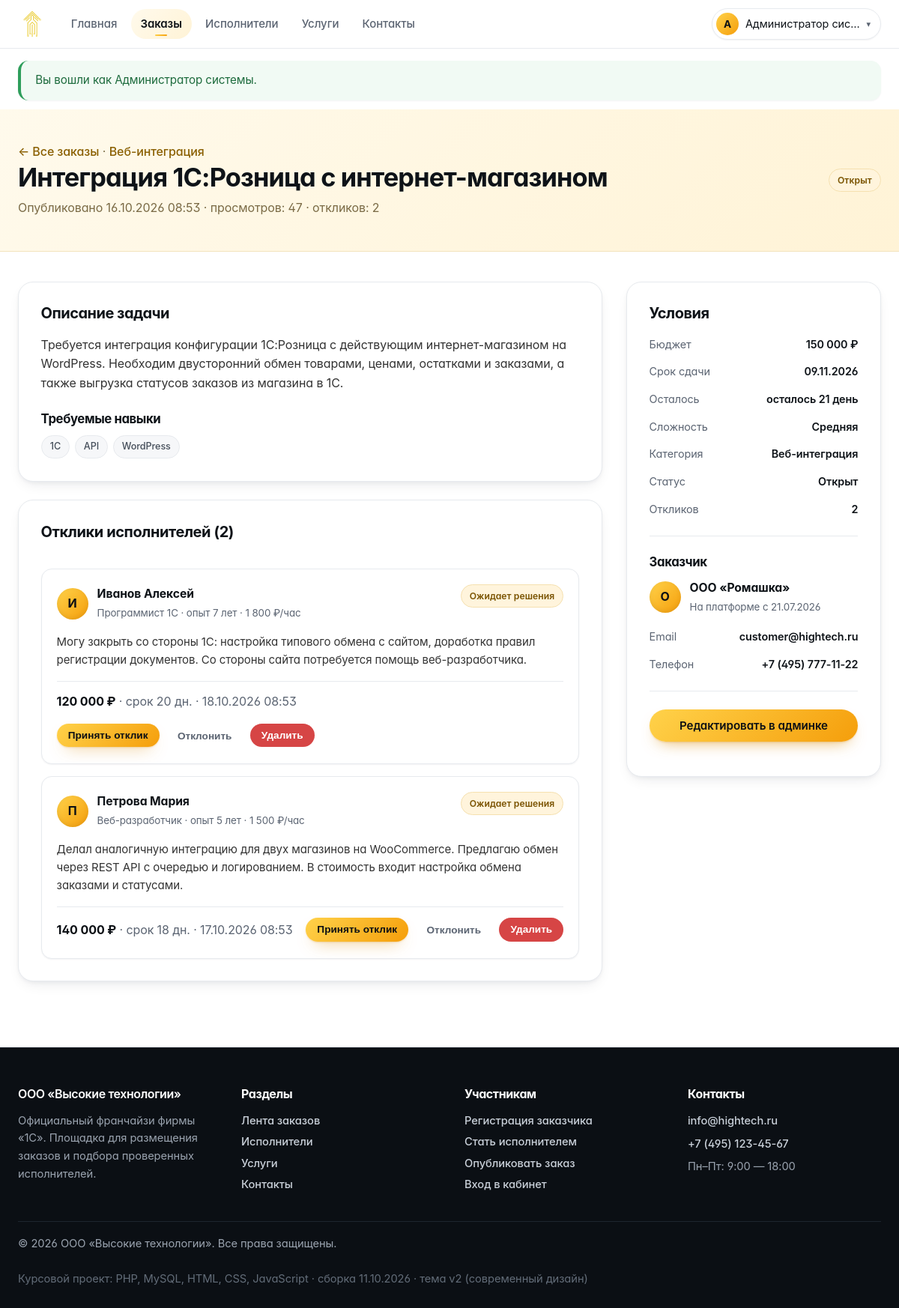
The app's page /order.php?id=1 (signed in) with its own data.
### tables this page shows
CREATE TABLE `users` (
    `id`             INT UNSIGNED NOT NULL AUTO_INCREMENT,
    `role`           ENUM('customer','freelancer','admin') NOT NULL DEFAULT 'customer',
    `name`           VARCHAR(120)  NOT NULL COMMENT 'ФИО / название организации',
    `email`          VARCHAR(160)  NOT NULL,
    `password_hash`  VARCHAR(255)  NOT NULL,
    `phone`          VARCHAR(40)   DEFAULT NULL,
    `company`        VARCHAR(160)  DEFAULT NULL COMMENT 'Компания заказчика',
    `specialization` VARCHAR(160)  DEFAULT NULL COMMENT 'Специализация фрилансера',
    `skills`         VARCHAR(500)  DEFAULT NULL COMMENT 'Навыки через запятую',
    `rate`           INT UNSIGNED  DEFAULT NULL COMMENT 'Ставка, руб./час',
    `experience`     TINYINT UNSIGNED DEFAULT NULL COMMENT 'Опыт работы, лет',
    `about`          TEXT          DEFAULT NULL,
    `status`         ENUM('active','blocked') NOT NULL DEFAULT 'active',
    `created_at`     DATETIME      NOT NULL DEFAULT CURRENT_TIMESTAMP,
    `last_login`     DATETIME      DEFAULT NULL,
    PRIMARY KEY (`id`),
    UNIQUE KEY `uq_users_email` (`email`),
    KEY `idx_users_role` (`role`),
    KEY `idx_users_status` (`status`)
);

CREATE TABLE `orders` (
    `id`            INT UNSIGNED NOT NULL AUTO_INCREMENT,
    `customer_id`   INT UNSIGNED NOT NULL,
    `category_id`   INT UNSIGNED DEFAULT NULL,
    `freelancer_id` INT UNSIGNED DEFAULT NULL COMMENT 'Исполнитель, принятый по отклику',
    `title`         VARCHAR(200) NOT NULL,
    `description`   TEXT         NOT NULL,
    `budget`        INT UNSIGNED NOT NULL DEFAULT 0 COMMENT 'Бюджет, руб.',
    `deadline`      DATE         DEFAULT NULL COMMENT 'Срок сдачи',
    `complexity`    ENUM('low','medium','high') NOT NULL DEFAULT 'medium',
    `skills`        VARCHAR(255) DEFAULT NULL COMMENT 'Требуемые навыки',
    `status`        ENUM('open','in_progress','completed','cancelled') NOT NULL DEFAULT 'open',
    `views`         INT UNSIGNED NOT NULL DEFAULT 0,
    `created_at`    DATETIME     NOT NULL DEFAULT CURRENT_TIMESTAMP,
    `updated_at`    DATETIME     NOT NULL DEFAULT CURRENT_TIMESTAMP ON UPDATE CURRENT_TIMESTAMP,
    PRIMARY KEY (`id`),
    KEY `idx_orders_status` (`status`),
    KEY `idx_orders_category` (`category_id`),
    KEY `fk_orders_customer` (`customer_id`),
    KEY `fk_orders_freelancer` (`freelancer_id`),
    CONSTRAINT `fk_orders_customer` FOREIGN KEY (`customer_id`)
        REFERENCES `users` (`id`) ON DELETE CASCADE ON UPDATE CASCADE,
    CONSTRAINT `fk_orders_freelancer` FOREIGN KEY (`freelancer_id`)
        REFERENCES `users` (`id`) ON DELETE SET NULL ON UPDATE CASCADE,
    CONSTRAINT `fk_orders_category` FOREIGN KEY (`category_id`)
        REFERENCES `categories` (`id`) ON DELETE SET NULL ON UPDATE CASCADE
);

CREATE TABLE `categories` (
    `id`          INT UNSIGNED NOT NULL AUTO_INCREMENT,
    `name`        VARCHAR(120) NOT NULL,
    `slug`        VARCHAR(120) NOT NULL,
    `description` VARCHAR(500) DEFAULT NULL,
    `icon`        VARCHAR(80)  DEFAULT NULL COMMENT 'Файл иконки из assets/img',
    `sort_order`  TINYINT UNSIGNED NOT NULL DEFAULT 100,
    PRIMARY KEY (`id`),
    UNIQUE KEY `uq_categories_slug` (`slug`)
);

CREATE TABLE `responses` (
    `id`            INT UNSIGNED NOT NULL AUTO_INCREMENT,
    `order_id`      INT UNSIGNED NOT NULL,
    `freelancer_id` INT UNSIGNED NOT NULL,
    `message`       TEXT         NOT NULL,
    `price`         INT UNSIGNED NOT NULL DEFAULT 0 COMMENT 'Предложенная стоимость, руб.',
    `days`          SMALLINT UNSIGNED NOT NULL DEFAULT 0 COMMENT 'Срок выполнения, дней',
    `status`        ENUM('pending','accepted','rejected') NOT NULL DEFAULT 'pending',
    `created_at`    DATETIME     NOT NULL DEFAULT CURRENT_TIMESTAMP,
    PRIMARY KEY (`id`),
    UNIQUE KEY `uq_response_order_freelancer` (`order_id`, `freelancer_id`),
    KEY `fk_responses_freelancer` (`freelancer_id`),
    CONSTRAINT `fk_responses_order` FOREIGN KEY (`order_id`)
        REFERENCES `orders` (`id`) ON DELETE CASCADE ON UPDATE CASCADE,
    CONSTRAINT `fk_responses_freelancer` FOREIGN KEY (`freelancer_id`)
        REFERENCES `users` (`id`) ON DELETE CASCADE ON UPDATE CASCADE
);

### order.php (the view, shortened to what the rows shown need)
<?php
require_once __DIR__ . '/includes/functions.php';
$user = current_user();
$id   = (int) ($_GET['id'] ?? 0);
$order = q_one(
    'SELECT o.*, c.name AS category_name, c.icon AS category_icon,
            u.name AS customer_name, u.email AS customer_email, u.phone AS customer_phone,
            u.company AS customer_company, u.created_at AS customer_since,
            f.name AS freelancer_name
       FROM orders o
       JOIN users u           ON u.id = o.customer_id
       LEFT JOIN users f      ON f.id = o.freelancer_id
       LEFT JOIN categories c ON c.id = o.category_id
      WHERE o.id = ?',
    [$id]
);
$isOwner = $user && (int) $user['id'] === (int) $order['customer_id'];
$canManage = $isOwner || is_admin();
$responses = [];
if ($canManage) {
    $responses = q_all(
        'SELECT r.*, u.name AS freelancer_name, u.specialization, u.rate, u.experience, u.email AS freelancer_email
           FROM responses r
           JOIN users u ON u.id = r.freelancer_id
          WHERE r.order_id = ?
          ORDER BY (r.status = "accepted") DESC, r.created_at DESC',
        [$id]
    );
}
$responsesCount = (int) q_val('SELECT COUNT(*) FROM responses WHERE order_id = ?', [$id]);
require __DIR__ . '/includes/header.php';
?>
<section class="page-header">
    <div class="container">
        <p class="text-muted mb-1">
            <a href="/orders.php">← Все заказы</a>
            <?php if ($order['category_name']): ?>
                · <a href="/orders.php?category=<?= (int) $order['category_id'] ?>"><?= e($order['category_name']) ?></a>
            <?php endif; ?>
        </p>
        <div class="d-flex justify-between align-center gap-2 flex-wrap">
            <h1 style="max-width:820px"><?= e($order['title']) ?></h1>
            <span class="badge badge-<?= e(order_status_class($order['status'])) ?>"><?= e(order_status_label($order['status'])) ?></span>
        </div>
        <p>Опубликовано <?= e(format_datetime($order['created_at'])) ?> · просмотров: <?= (int) $order['views'] ?> · откликов: <?= $responsesCount ?></p>
    </div>
</section>
<section class="section-sm">
    <div class="container">
        <div class="detail-layout">
            <div>
                <div class="detail-card">
                    <h2>Описание задачи</h2>
                    <p style="white-space:pre-line"><?= e($order['description']) ?></p>
                    <?php $tags = skills_array($order['skills']); ?>
                    <?php if ($tags): ?>
                        <h3>Требуемые навыки</h3>
                        <div class="skills-tags">
                            <?php foreach ($tags as $tag): ?>
                                <span class="skill-tag"><?= e($tag) ?></span>
                            <?php endforeach; ?>
                        </div>
                    <?php endif; ?>
                </div>
                <div class="detail-card">
                    <div class="section-head" style="margin-bottom:1.25rem">
                        <h2>Отклики исполнителей (<?= $responsesCount ?>)</h2>
                    </div>
                    <?php if ($canManage): ?>
                        <?php if ($responses): ?>
                            <?php foreach ($responses as $response): ?>
                                <div class="response-item <?= $response['status'] === 'accepted' ? 'is-accepted' : ($response['status'] === 'rejected' ? 'is-rejected' : '') ?>">
                                    <div class="response-head">
                                        <div class="response-author">
                                            <span class="avatar"><?= e(mb_strtoupper(mb_substr($response['freelancer_name'], 0, 1))) ?></span>
                                            <div>
                                                <strong><?= e($response['freelancer_name']) ?></strong>
                                                <small>
                                                    <?= e($response['specialization'] ?: 'Исполнитель') ?> ·
                                                    опыт <?= (int) $response['experience'] ?> лет ·
                                                    <?= e(money((int) $response['rate'])) ?>/час
                                                </small>
                                            </div>
                                        </div>
                                        <span class="badge badge-<?= e(response_status_class($response['status'])) ?>">
                                            <?= e(response_status_label($response['status'])) ?>
                                        </span>
                                    </div>
                                    <div class="response-body"><?= nl2br(e($response['message'])) ?></div>
                                    <div class="response-foot">
                                        <div>
                                            <span class="response-price"><?= e(money((int) $response['price'])) ?></span>
                                            <span class="text-muted"> · срок <?= (int) $response['days'] ?> дн. · <?= e(format_datetime($response['created_at'])) ?></span>
                                        </div>
                                        <div class="d-flex gap-1 flex-wrap">
                                            <?php if ($response['status'] === 'pending' && $order['status'] !== 'completed'): ?>
                                                <form method="post" action="/response-action.php">
                                                    <button class="btn btn-sm btn-primary" data-confirm="Принять отклик и назначить исполнителя?">Принять отклик</button>
                                                </form>
                                                <form method="post" action="/response-action.php">
                                                    <button class="btn btn-sm btn-ghost">Отклонить</button>
                                                </form>
                                            <?php endif; ?>
                                            <?php if (is_admin()): ?>
                                                <form method="post" action="/response-action.php">
                                                    <button class="btn btn-sm btn-danger" data-confirm="Удалить отклик?">Удалить</button>
                                                </form>
                                            <?php endif; ?>
                                        </div>
                                    </div>
                                </div>
                            <?php endforeach; ?>
                        <?php endif; ?>
                    <?php endif; ?>
                </div>
            </div>
            <aside>
                <div class="detail-card">
                    <h2>Условия</h2>
                    <ul class="spec-list">
                        <li><span>Бюджет</span><span><?= e(money((int) $order['budget'])) ?></span></li>
                        <li><span>Срок сдачи</span><span><?= e(format_date($order['deadline'])) ?></span></li>
                        <li><span>Осталось</span><span><?= e(deadline_label($order['deadline'])) ?></span></li>
                        <li><span>Сложность</span><span><?= e(complexity_label($order['complexity'])) ?></span></li>
                        <li><span>Категория</span><span><?= e($order['category_name'] ?? 'Не указана') ?></span></li>
                        <li><span>Статус</span><span><?= e(order_status_label($order['status'])) ?></span></li>
                    </ul>
                    <div class="response-author">
                        <span class="avatar"><?= e(mb_strtoupper(mb_substr($order['customer_name'], 0, 1))) ?></span>
                        <div>
                            <strong><?= e($order['customer_name']) ?></strong>
                            <small>На платформе с <?= e(format_date($order['customer_since'])) ?></small>
                        </div>
                    </div>
                    <?php if ($canManage): ?>
                        <ul class="spec-list mt-2">
                            <li><span>Email</span><span><?= e($order['customer_email']) ?></span></li>
                            <li><span>Телефон</span><span><?= e($order['customer_phone'] ?: 'не указан') ?></span></li>
                        </ul>
                    <?php endif; ?>
                </div>
            </aside>
        </div>
    </div>
</section>
<?php require __DIR__ . '/includes/footer.php'; ?>

### includes/header.php (shortened to what the rows shown need)
<?php
require_once __DIR__ . '/functions.php';
$user      = current_user();
?>
<!DOCTYPE html>
<html lang="ru">
<head>
    <link rel="stylesheet" href="<?= asset('assets/css/base.css') ?>">
    <link rel="stylesheet" href="<?= asset('assets/css/app.css') ?>">
    <link rel="stylesheet" href="<?= asset('assets/css/theme.css') ?>">
</head>
<body>
<header class="header">
    <div class="container">
        <div class="header-user">
            <?php if ($user): ?>
                <div class="user-menu" data-dropdown>
                    <button class="user-menu-toggle" type="button">
                        <span class="user-avatar"><?= e(mb_strtoupper(mb_substr($user['name'], 0, 1))) ?></span>
                        <span class="user-menu-name"><?= e(excerpt($user['name'], 18)) ?></span>
                        <span class="user-menu-arrow">▾</span>
                    </button>
                </div>
            <?php else: ?>
                <a href="/login.php" class="btn btn-sm btn-ghost">Войти</a>
                <a href="/register.php" class="btn btn-sm btn-primary">Регистрация</a>
            <?php endif; ?>
        </div>
    </div>
</header>
<main class="main">

### records on screen
users: name "А", name "Администратор сис…"
orders: category.name "Веб-интеграция", title "Интеграция 1С:Розница с интернет-магазином", status "Открыт", created_at "16.10.2026 08:53", views "47", description "Требуется интеграция конфигурации 1С:Розница с действующим интернет-магазином на WordPress. Необходим двусторонний обмен товарами, ценами, остатками и заказами, а также выгрузка статусов заказов из магазина в 1С.", skills "1С", skills "API", skills "WordPress", budget "150 000 ₽", deadline "09.11.2026", deadline "осталось 21 день", complexity "Средняя", customer.name "О", customer.name "ООО «Ромашка»", customer.created_at "21.07.2026", customer.email "customer@hightech.ru", customer.phone "+7 (495) 777-11-22"
responses: freelancer.name "И", freelancer.name "Иванов Алексей", freelancer.specialization "Программист 1С", freelancer.experience "7", freelancer.rate "1 800 ₽", status "Ожидает решения", message "Могу закрыть со стороны 1С: настройка типового обмена с сайтом, доработка правил регистрации документов. Со стороны сайта потребуется помощь веб-разработчика.", price "120 000 ₽", days "20", created_at "18.10.2026 08:53"
responses: freelancer.name "П", freelancer.name "Петрова Мария", freelancer.specialization "Веб-разработчик", freelancer.experience "5", freelancer.rate "1 500 ₽", status "Ожидает решения", message "Делал аналогичную интеграцию для двух магазинов на WooCommerce. Предлагаю обмен через REST API с очередью и логированием. В стоимость входит настройка обмена заказами и статусами.", price "140 000 ₽", days "18", created_at "17.10.2026 08:53"

### other values on screen
$flash['message'] "Вы вошли как Администратор системы."
$responsesCount "2"
APP_BUILD "11.10.2026 · тема v2 (современный дизайн)"
